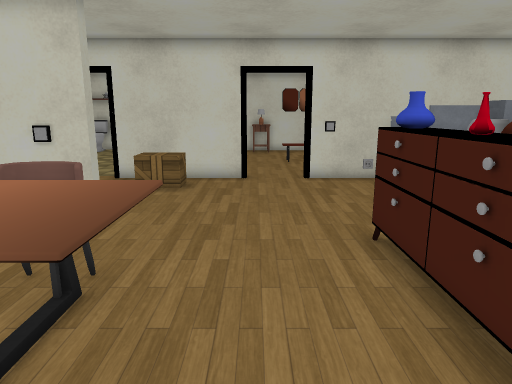
View 1 (above)

24 first-person views from a walk through a Unity game level. The camera is 1.3 m above the floor, tilts 12° down and sees 70° across. Doors are open. The floor is counted in squares, 0.5 m on a side. Each view is taken from the middle of a square. On the plan, view 1 faces up. The plan holds only what a view shows up to about 20 squares ahead; the rest is blank. The player character is not drawn. Some surface patterns are stand-ins.

View 2
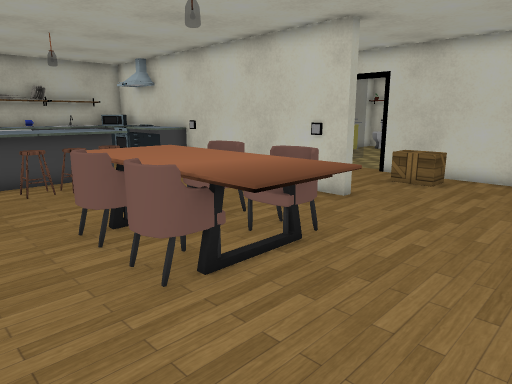

View 3
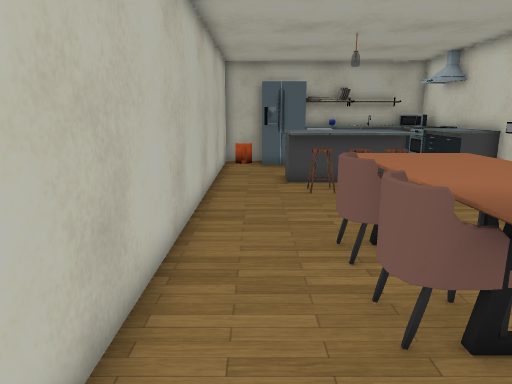

View 4
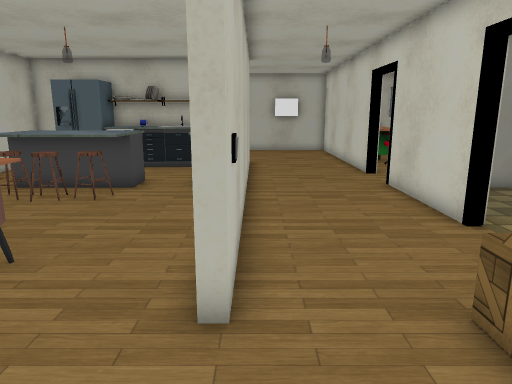

View 5
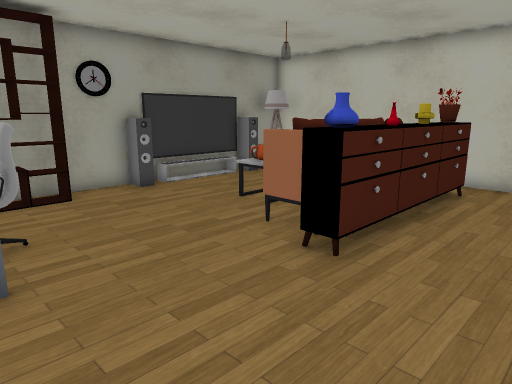

View 6
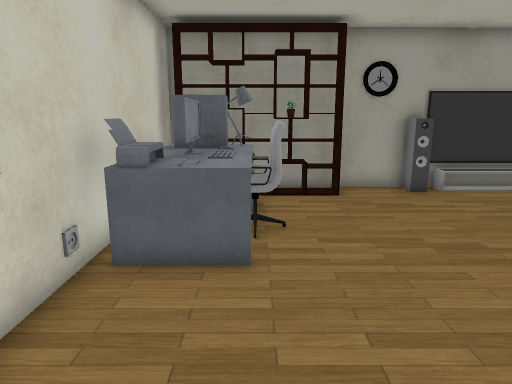

View 7
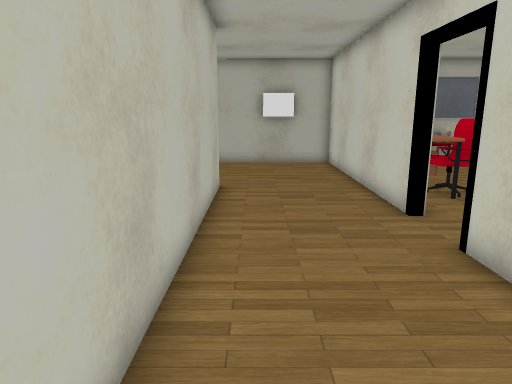

View 8
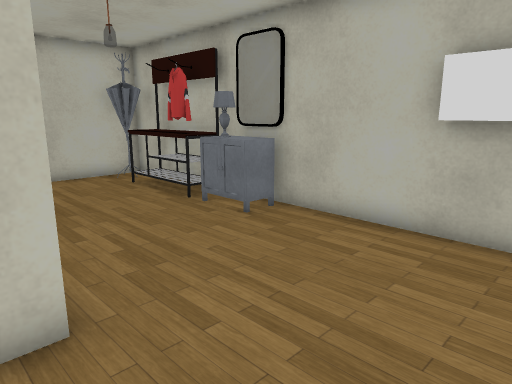

View 9
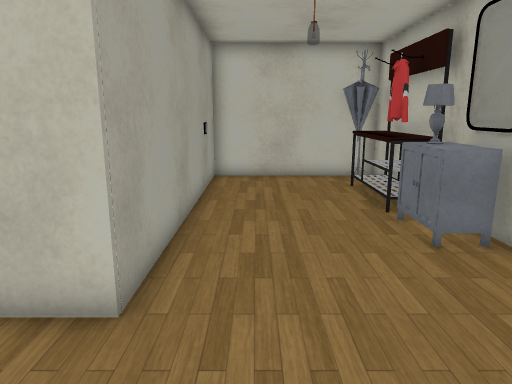

View 10
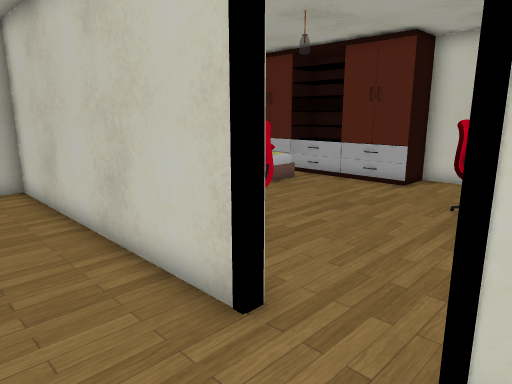

View 11
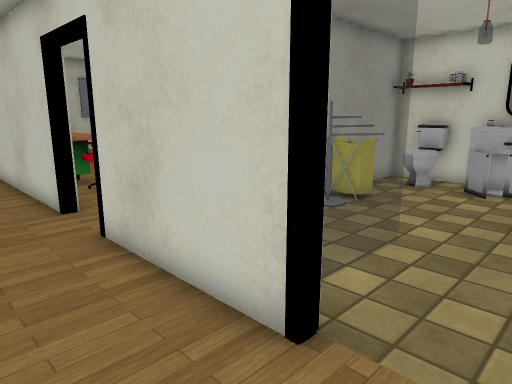

View 12
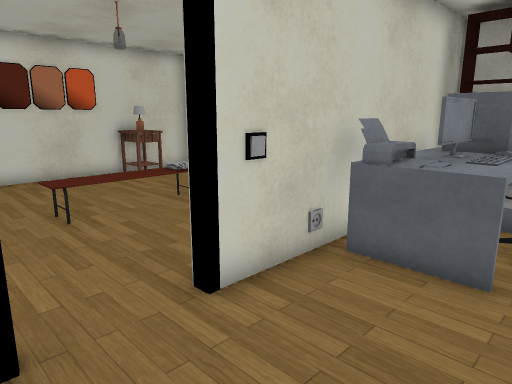

View 13
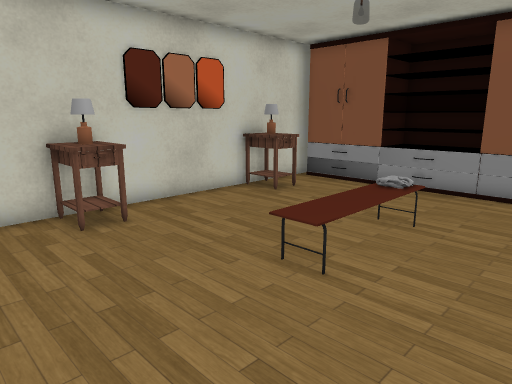

View 14
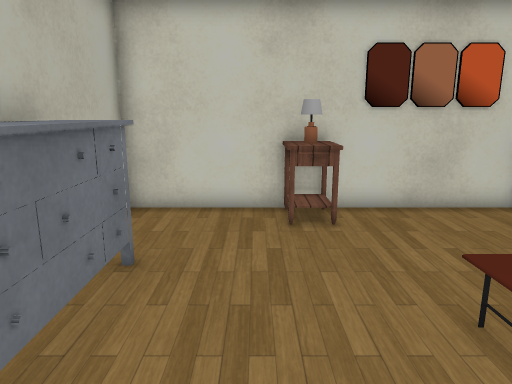

View 15
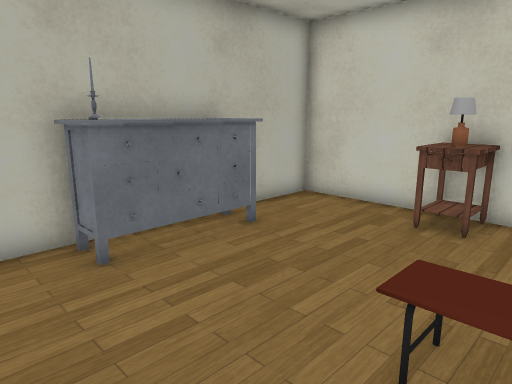

View 16
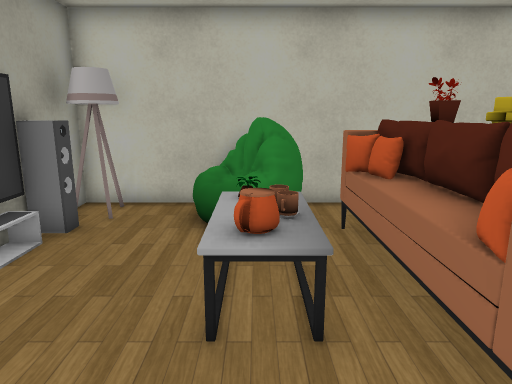

View 17
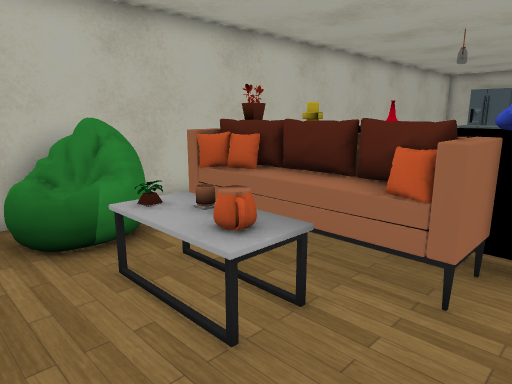

View 18
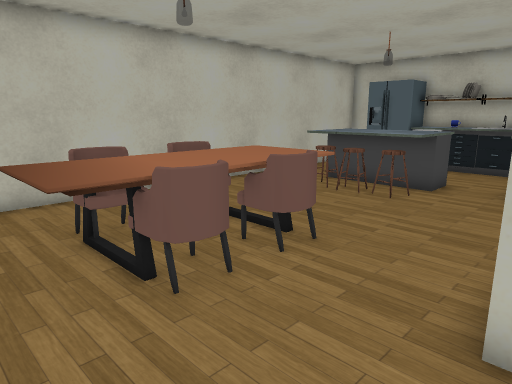

View 19
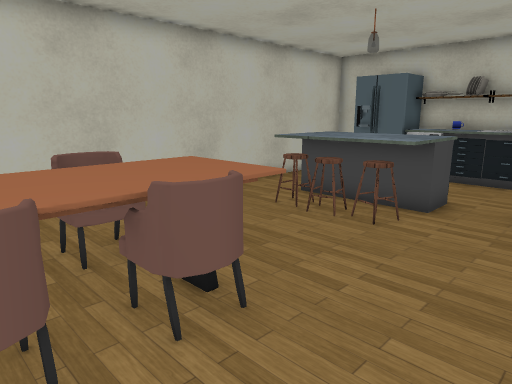

View 20
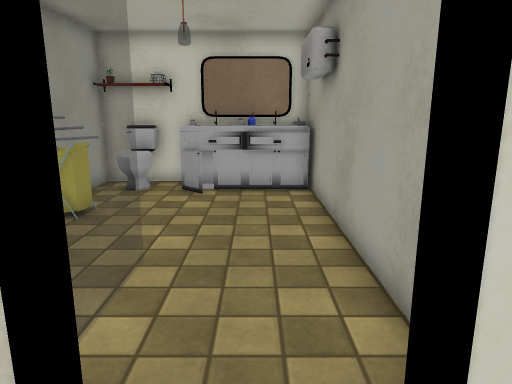

View 21
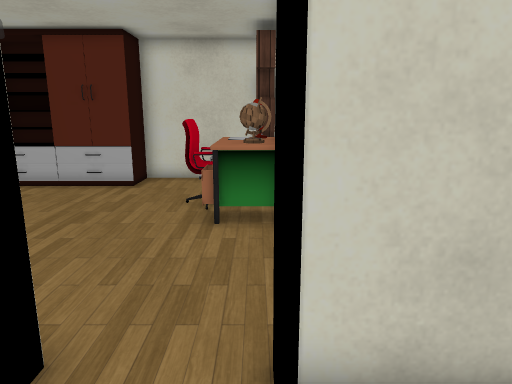

View 22
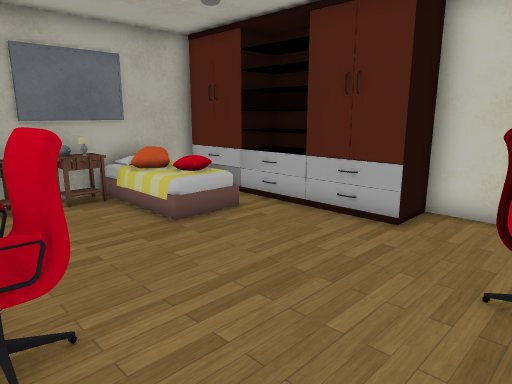

View 23
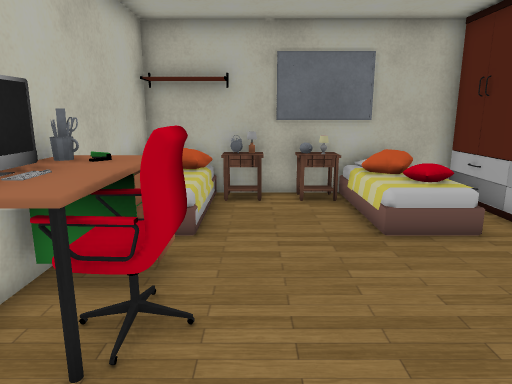

View 24
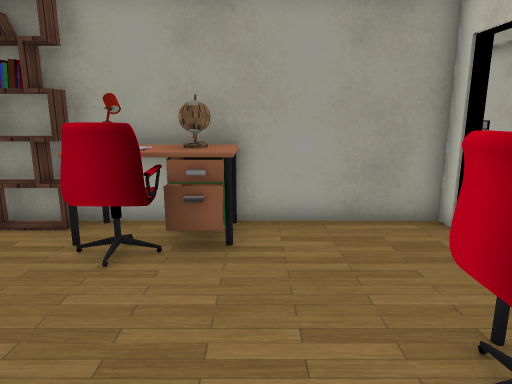

### Floor plan
Key: @ floor where view 1 was taken; # wall or solid block; . floor; D open door; = window, fence, low wall or low ledge; ^ raised ledge; C chair; A cabinet; T table; F fridge; E desk; S shelf; R rack; W wardrobe; I sink; O other object.
Columns run from 27 left of view 1 to 12 right of it. Each row starts with its distance up from view 1.
 27    WWW  W#########OOO##########OO#T###
 26 #  WWW  W....S#OOIIIII#....TT....TTT.O
 25 #WWWWWWWW....S#OO.IIII#....TT....TT..O
 24 #   ........ES#.......#..............O
 23 #   O......CCE##......#OO..........  OO
 22 ## OO......CCE#OO.....#OO............OO
 21 #O..........EE#O......#OO....OOOO....OO#
 20 #T..........EE#.......#OO............OO
 19 #T............#...=...#OO............O
 18 OS.....CCC....#...=...#...........
 17 S#  O.ECCE....  ..=...# . .....
 16 ##    OOOE#...#   =...#    ..##
 15 ###########DDD#####DDD#####DDD##########
 14 #......................OO.......OOOOO S#
 13 #......................OO.......OOOOOOS#
 12 #...............................OOCCOOS#
 11 #.................................CC..S#
 10 #......#################..............S#
  9 #......##^O#^^##########..............S#
  8 #......#O^OO^^^........................#
  7 #O.....#O#...................A#OO.....##
  6 #O.....#O#...........CCCC....AOOO.....##
  5 #O.....###...^^OO..TTCCCCTT..#OOOTOT...#
  4 #RR....#O^   ^^OO..TTTTTTTT..A OOTOT...#
  3 #RR....#OO   ^^OO..TTTTTTTT..AOOOTTT...#
  2 #RR....#FF   ^^OO.. TCCCCTT..A OOTTT...#
  1 #R ....# F...^^^.............AOOOOO...##
  0 ## ....# F.................@..^..OOO..O#
 -1 ##.....# .................  ..... OO  O#
 -2  #######################################

Where each view was taken, in squares from view 1:
view 1: 0 up, 0 right, facing up
view 2: 1 down, 2 right, facing up-left
view 3: 0 up, 1 right, facing left
view 4: 10 up, 0 right, facing left
view 5: 13 up, 1 left, facing down-right
view 6: 12 up, 1 left, facing right
view 7: 11 up, 7 left, facing left
view 8: 14 up, 19 left, facing down-left
view 9: 14 up, 22 left, facing down
view 10: 12 up, 13 left, facing up-left
view 11: 12 up, 6 left, facing up-left
view 12: 11 up, 1 left, facing up-right
view 13: 17 up, 3 left, facing up-right
view 14: 17 up, 1 left, facing up
view 15: 17 up, 3 right, facing up-left
view 16: 9 up, 7 right, facing down
view 17: 8 up, 10 right, facing down-left
view 18: 10 up, 0 right, facing down-left
view 19: 9 up, 3 left, facing down-left
view 20: 13 up, 7 left, facing up
view 21: 12 up, 14 left, facing up
view 22: 17 up, 15 left, facing up-left
view 23: 19 up, 15 left, facing left
view 24: 20 up, 22 left, facing right
